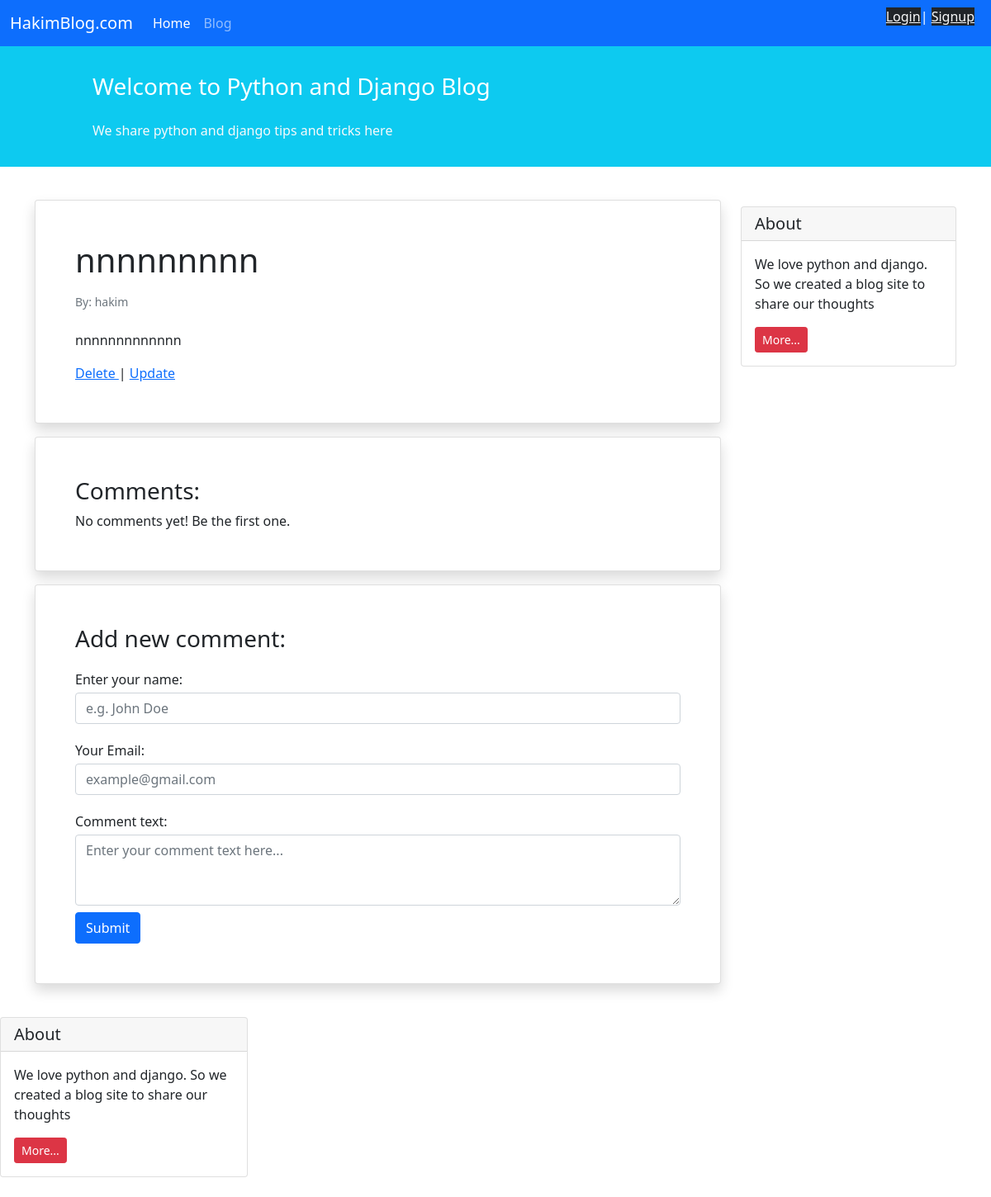
Screenshot of /blog/31 with the database file from the repository.
### blog/models.py (models this page shows, shortened)
class Post(models.Model):
    STATUS_CHOICES = (
        ('pub', 'Published'),
        ('drf', 'Draft'),
    )
    user = models.ForeignKey(get_user_model(), on_delete=models.CASCADE , related_name='user')
    title = models.CharField(max_length=100)
    text = models.TextField()
    datetime_created = models.DateTimeField(auto_now_add=True)
    datetime_modified = models.DateTimeField(auto_now=True)
    status = models.CharField(choices=STATUS_CHOICES, max_length=3)
    upload = models.ImageField(upload_to ='upload/' , blank=True)

### accounts/models.py (models this page shows)
class CustomUser(AbstractUser):
    pass

### blog/views.py (the view)
# urls.py: path("<int:pk>", PostDetail.as_view() , name='post_detail'),
class PostDetail(generic.DetailView):
    model= Post
    template_name = 'blog/post_detail.html'
    context_object_name = 'post'

### pages/templates/blog/post_detail.html (shortened to what this page needs)
{% extends '_base.html' %}
{% block content %}
    <div class="container mt-4">
        <div class="row">
            <div class="col-9">
                <div class="card shadow my-3 p-5">
                    <h1>{{ post.title }}</h1>
                    <p class="small text-muted mt-2">By: {{ post.user }}</p>
                    <p class="mt-2">{{ post.text }}</p>
                    <div>
                        <a href="{% url 'post_delete' post.pk %}"> Delete </a> | <a href="{% url 'post_update' post.pk %}"> Update </a>
                    </div>
                </div>
                <div class="card shadow my-3 p-5">
                    <h3>Comments:</h3>
                    No comments yet! Be the first one.
                </div>
                <div class="card shadow my-3 p-5">
                    <h3>Add new comment:</h3>
                    <form method="POST">
                        <div class="form-group py-2">
                            <label class="py-1" for="author_name">Enter your name:</label>
                            <input type="text" class="form-control" placeholder="e.g. John Doe" name="author_name">
                        </div>
                        <div class="form-group py-2">
                            <label class="py-1" for="email">Your Email:</label>
                            <input type="email" class="form-control" placeholder="example@gmail.com" name="email">
                        </div>
                        <div class="form-group py-2">
                            <label class="py-1" for="comment_text">Comment text:</label>
                            <textarea class="form-control" name="text" rows="3"
                                      placeholder="Enter your comment text here..."></textarea>
                        </div>
                        <button type="submit" class="btn btn-primary">Submit</button>
                    </form>
                </div>
            </div>
            <div class="col-3">
                <div class="card my-4">
                    <h5 class="card-header">About</h5>
                    <div class="card-body">
                        <p class="card-text">We love python and django. So we created a blog site to share our
                            thoughts</p>
                        <a href="#"
                           class="btn btn-sm btn-danger">
                            More...
                        </a>
                    </div>
                </div>
            </div>
        </div>
    </div>
{% endblock content %}

### rows the page displays
Post: title "nnnnnnnnn", user "hakim", text "nnnnnnnnnnnnn"
